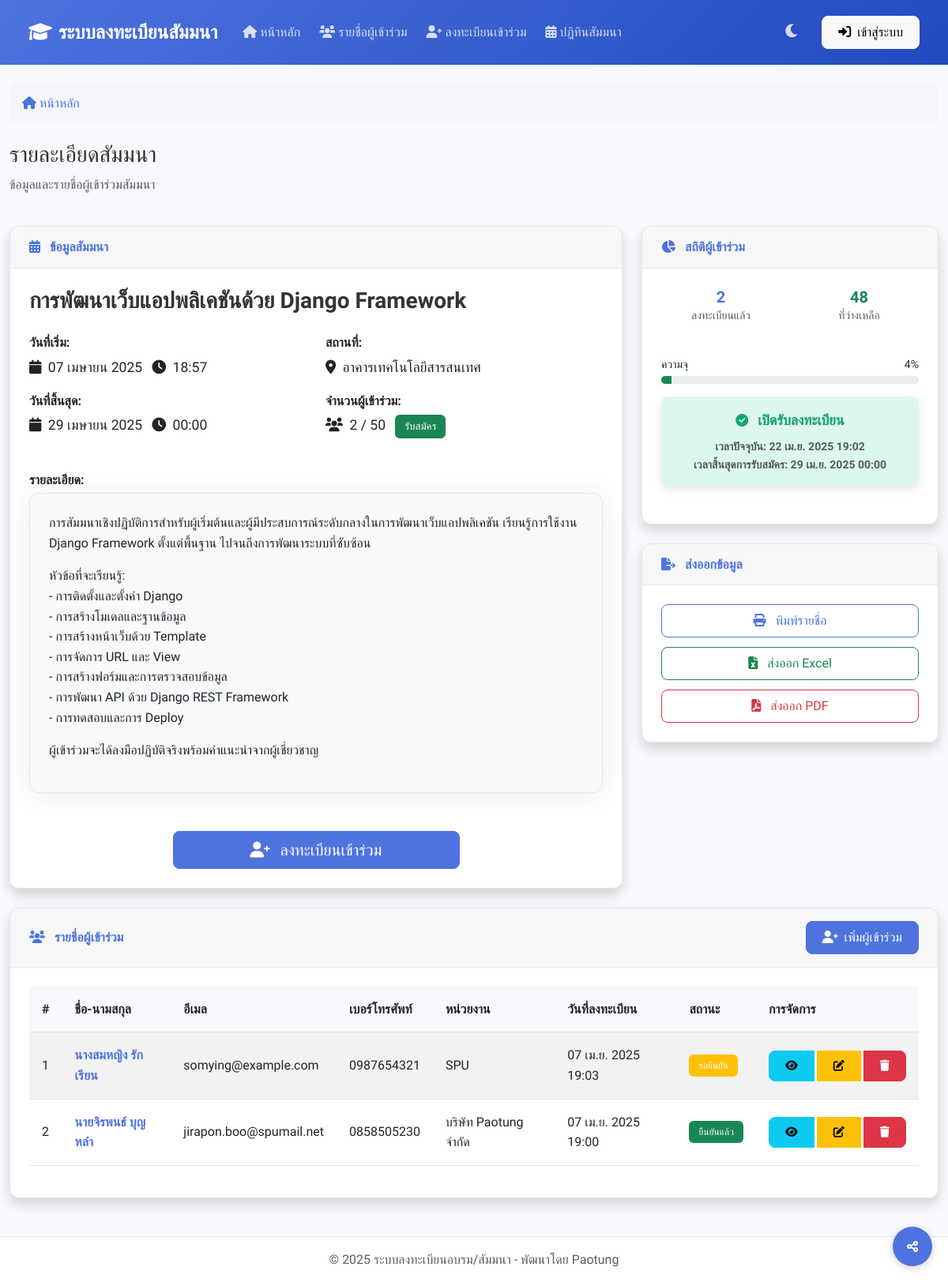
Screenshot of /seminars/1/ with the database file from the repository.
### myapp/models.py (models this page shows, shortened)
class SeminarTopic(models.Model):
    name = models.CharField(max_length=200, unique=True)
    description = models.TextField(blank=True)
    start_date = models.DateTimeField()
    end_date = models.DateTimeField()
    max_participants = models.PositiveIntegerField(default=50)
    location = models.CharField(max_length=255)
    class Meta:
        ordering = ['-start_date']
    def get_participant_count(self):
        return self.participants.count()
    def is_full(self):
        return self.get_participant_count() >= self.max_participants
    def get_available_seats(self):
        return self.max_participants - self.get_participant_count()
    def get_capacity_percentage(self):
        if self.max_participants > 0:
            return (self.get_participant_count() / self.max_participants) * 100
        return 0
    def is_registration_open(self):
        now = timezone.localtime(timezone.now())  # ใช้เวลาท้องถิ่นแทน
        is_in_time_period = now <= self.end_date
        is_seats_available = not self.is_full()
        return is_in_time_period and is_seats_available

class Participant(models.Model):
    TITLE_CHOICES = [
        ('นาย', 'นาย'),
        ('นาง', 'นาง'),
        ('นางสาว', 'นางสาว'),
        ('ดร.', 'ดร.'),
        ('อาจารย์', 'อาจารย์'),
        ('อื่นๆ', 'อื่นๆ'),
    ]
    title = models.CharField(max_length=20, choices=TITLE_CHOICES, default='นาย')
    first_name = models.CharField(max_length=100)
    last_name = models.CharField(max_length=100)
    phone_regex = RegexValidator(
        regex=r'^\d{9,10}$',
        message="เบอร์โทรศัพท์ต้องมี 9-10 หลัก"
    )
    phone = models.CharField(validators=[phone_regex], max_length=10)
    email = models.EmailField(validators=[EmailValidator()])
    organization = models.CharField(max_length=200, blank=True)
    position = models.CharField(max_length=100, blank=True)
    seminar = models.ForeignKey(
        SeminarTopic,
        on_delete=models.CASCADE,
        related_name='participants'
    )
    registered_at = models.DateTimeField(auto_now_add=True)
    updated_at = models.DateTimeField(auto_now=True)
    special_requests = models.TextField(blank=True)
    attendance_confirmed = models.BooleanField(default=False)
    class Meta:
        ordering = ['-registered_at']
        unique_together = ['email', 'seminar']
    def full_name(self):
        return f"{self.title}{self.first_name} {self.last_name}"

### myapp/views.py (the view)
# urls.py: path('seminars/<int:pk>/', views.SeminarDetailView.as_view(), name='seminar_detail'),
class SeminarDetailView(DetailView):
    model = SeminarTopic
    template_name = 'myapp/seminar_detail.html'
    context_object_name = 'seminar'
    def get_context_data(self, **kwargs):
        context = super().get_context_data(**kwargs)
        context['participants'] = self.object.participants.all()
        return context

### myapp/templates/myapp/seminar_detail.html (shortened to what this page needs)
{% extends 'myapp/base.html' %}
{% load static %}
{% block page_title %}รายละเอียดสัมมนา{% endblock %}
{% block page_subtitle %}ข้อมูลและรายชื่อผู้เข้าร่วมสัมมนา{% endblock %}
{% block content %}
<div class="row">
    <div class="col-lg-8">
        <div class="card shadow mb-4">
            <div class="card-header py-3 d-flex justify-content-between align-items-center">
                <h6 class="m-0 font-weight-bold text-primary">
                    <i class="fas fa-calendar-alt me-2"></i> ข้อมูลสัมมนา
                </h6>
            </div>
            <div class="card-body">
                <h3 class="mb-4">{{ seminar.name }}</h3>
                <div class="row mb-4">
                    <div class="col-md-6">
                        <p class="mb-1"><strong>วันที่เริ่ม:</strong></p>
                        <p class="lead mb-3">
                            <i class="fas fa-calendar me-1"></i> {{ seminar.start_date|date:"d F Y" }}
                            <i class="fas fa-clock ms-2 me-1"></i> {{ seminar.start_date|date:"H:i" }}
                        </p>
                        <p class="mb-1"><strong>วันที่สิ้นสุด:</strong></p>
                        <p class="lead mb-3">
                            <i class="fas fa-calendar me-1"></i> {{ seminar.end_date|date:"d F Y" }}
                            <i class="fas fa-clock ms-2 me-1"></i> {{ seminar.end_date|date:"H:i" }}
                        </p>
                    </div>
                    <div class="col-md-6">
                        <p class="mb-1"><strong>สถานที่:</strong></p>
                        <p class="lead mb-3">
                            <i class="fas fa-map-marker-alt me-1"></i> {{ seminar.location }}
                        </p>
                        <p class="mb-1"><strong>จำนวนผู้เข้าร่วม:</strong></p>
                        <p class="lead mb-3">
                            <i class="fas fa-users me-1"></i> {{ seminar.get_participant_count }} / {{ seminar.max_participants }}
                            {% if seminar.is_full %}
                                <span class="badge bg-danger ms-2">เต็ม</span>
                            {% else %}
                                <span class="badge bg-success ms-2">รับสมัคร</span>
                            {% endif %}
                        </p>
                    </div>
                </div>
                {% if seminar.description %}
                <div class="row mb-3">
                    <div class="col-12">
                        <p class="mb-1"><strong>รายละเอียด:</strong></p>
                        <div class="card bg-light">
                            <div class="card-body">
                                {{ seminar.description|linebreaks }}
                            </div>
                        </div>
                    </div>
                </div>
                {% endif %}
                {% if not seminar.is_registration_open %}
                    <div class="permanent-notice alert {% if seminar.is_full %}alert-danger{% else %}alert-warning{% endif %} text-center mt-4">
                        {% if seminar.is_full %}
                            <i class="fas fa-exclamation-circle me-2"></i> <strong>การลงทะเบียนเต็มแล้ว</strong>
                        {% else %}
                            <i class="fas fa-clock me-2"></i> <strong>การลงทะเบียนสิ้นสุดแล้ว</strong>
                        {% endif %}
                        <div class="small text-muted mt-2">
                            เวลาสิ้นสุดการรับสมัคร: {{ seminar.end_date|date:"d M Y H:i" }}
                        </div>
                    </div>
                {% else %}
                    <div class="d-grid gap-2 col-md-6 mx-auto mt-4">
                        <a href="{% url 'participant_create' %}" class="btn btn-primary btn-lg">
                            <i class="fas fa-user-plus me-2"></i> ลงทะเบียนเข้าร่วม
                        </a>
                    </div>
                {% endif %}
            </div>
        </div>
    </div>
    <div class="col-lg-4">
        <div class="card shadow mb-4">
            <div class="card-header py-3">
                <h6 class="m-0 font-weight-bold text-primary">
                    <i class="fas fa-chart-pie me-2"></i> สถิติผู้เข้าร่วม
                </h6>
            </div>
            <div class="card-body">
                <div class="row text-center">
                    <div class="col-6 mb-4">
                        <h5 class="text-primary mb-0">{{ seminar.get_participant_count }}</h5>
                        <p class="small text-muted">ลงทะเบียนแล้ว</p>
                    </div>
                    <div class="col-6 mb-4">
                        <h5 class="text-success mb-0">{{ seminar.get_available_seats }}</h5>
                        <p class="small text-muted">ที่ว่างเหลือ</p>
                    </div>
                </div>
                <div class="mb-3">
                    {% with percent=seminar.get_capacity_percentage %}
                    <div class="d-flex justify-content-between mb-1 small">
                        <span>ความจุ</span>
                        <span>{{ percent|floatformat:0 }}%</span>
                    </div>
                    <div class="progress" style="height: 10px;">
                        <div class="progress-bar {% if percent > 80 %}bg-danger{% elif percent > 50 %}bg-warning{% else %}bg-success{% endif %}" role="progressbar" style="width: {{ percent }}%"></div>
                    </div>
                    {% endwith %}
                </div>
                <div class="permanent-notice alert {% if not seminar.is_registration_open %}alert-danger{% else %}alert-success{% endif %} text-center mt-3">
                    {% if not seminar.is_registration_open %}
                        {% if seminar.is_full %}
                            <i class="fas fa-exclamation-circle me-2"></i> <strong>การลงทะเบียนเต็มแล้ว</strong>
                        {% else %}
                            <i class="fas fa-clock me-2"></i> <strong>การลงทะเบียนสิ้นสุดแล้ว</strong>
                        {% endif %}
                    {% else %}
                        <i class="fas fa-check-circle me-2"></i> <strong>เปิดรับลงทะเบียน</strong>
                    {% endif %}
                    <div class="small text-muted mt-2">
                        เวลาปัจจุบัน: {% now "d M Y H:i" %}<br>
                        เวลาสิ้นสุดการรับสมัคร: {{ seminar.end_date|date:"d M Y H:i" }}
                    </div>
                </div>
            </div>
        </div>
        <div class="card shadow">
            <div class="card-header py-3">
                <h6 class="m-0 font-weight-bold text-primary">
                    <i class="fas fa-file-export me-2"></i> ส่งออกข้อมูล
                </h6>
            </div>
            <div class="card-body">
                {% if participants %}
                <div class="d-grid gap-2">
                    <button class="btn btn-outline-primary" onclick="window.print()">
                        <i class="fas fa-print me-2"></i> พิมพ์รายชื่อ
                    </button>
                    <button class="btn btn-outline-success">
                        <i class="fas fa-file-excel me-2"></i> ส่งออก Excel
                    </button>
                    <button class="btn btn-outline-danger">
                        <i class="fas fa-file-pdf me-2"></i> ส่งออก PDF
                    </button>
                </div>
                {% else %}
                <div class="alert alert-info mb-0">
                    <i class="fas fa-info-circle me-2"></i> ยังไม่มีผู้ลงทะเบียน
                </div>
                {% endif %}
            </div>
        </div>
    </div>
</div>
<div class="card shadow mb-4">
    <div class="card-header py-3 d-flex justify-content-between align-items-center">
        <h6 class="m-0 font-weight-bold text-primary">
            <i class="fas fa-users me-2"></i> รายชื่อผู้เข้าร่วม
        </h6>
        <a href="{% url 'participant_create' %}" class="btn btn-primary">
            <i class="fas fa-user-plus me-1"></i> เพิ่มผู้เข้าร่วม
        </a>
    </div>
    <div class="card-body">
        {% if participants %}
            <div class="table-responsive">
                <table class="table table-striped table-hover">
                    <thead>
                        <tr>
                            <th scope="col">#</th>
                            <th scope="col">ชื่อ-นามสกุล</th>
                            <th scope="col">อีเมล</th>
                            <th scope="col">เบอร์โทรศัพท์</th>
                            <th scope="col">หน่วยงาน</th>
                            <th scope="col">วันที่ลงทะเบียน</th>
                            <th scope="col">สถานะ</th>
                            <th scope="col">การจัดการ</th>
                        </tr>
                    </thead>
                    <tbody>
                        {% for participant in participants %}
                            <tr>
                                <td>{{ forloop.counter }}</td>
                                <td>
                                    <a href="{% url 'participant_detail' participant.id %}" class="fw-bold text-decoration-none">
                                        {{ participant.full_name }}
                                    </a>
                                </td>
                                <td>{{ participant.email }}</td>
                                <td>{{ participant.phone }}</td>
                                <td>{{ participant.organization|default:"-" }}</td>
                                <td>{{ participant.registered_at|date:"d M Y H:i" }}</td>
                                <td>
                                    {% if participant.attendance_confirmed %}
                                        <span class="badge bg-success">ยืนยันแล้ว</span>
                                    {% else %}
                                        <span class="badge bg-warning">รอยืนยัน</span>
                                    {% endif %}
                                </td>
                                <td>
                                    <div class="btn-group">
                                        <a href="{% url 'participant_detail' participant.id %}" class="btn btn-sm btn-info">
                                            <i class="fas fa-eye"></i>
                                        </a>
                                        <a href="{% url 'participant_update' participant.id %}" class="btn btn-sm btn-warning">
                                            <i class="fas fa-edit"></i>
                                        </a>
                                        <a href="{% url 'participant_delete' participant.id %}" class="btn btn-sm btn-danger">
                                            <i class="fas fa-trash"></i>
                                        </a>
                                    </div>
                                </td>
                            </tr>
                        {% endfor %}
                    </tbody>
                </table>
            </div>
        {% endif %}
    </div>
</div>
{% endblock %}

### rows the page displays
SeminarTopic: name "การพัฒนาเว็บแอปพลิเคชันด้วย Django Framework", start_date "07 เมษายน 2025", start_date "18:57", end_date "29 เมษายน 2025", end_date "00:00", location "อาคารเทคโนโลยีสารสนเทศ", get_participant_count "2", max_participants "50", description "การสัมมนาเชิงปฏิบัติการสำหรับผู้เริ่มต้นและผู้มีประสบการณ์ระดับกลางในการพัฒนาเว็บแอปพลิเคชัน เรียนรู้การใช้งาน Django Framework ตั้งแต่พื้นฐาน ไปจนถึงการพัฒนาระบบที่ซับซ้อน หัวข้อที่จะเรียนรู้: - การติดตั้งและตั้งค่า Django - การสร้างโมเดลและฐานข้อมูล - การสร้างหน้าเว็บด้วย Template - การจัดการ URL และ View - การสร้างฟอร์มและการตรวจสอบข้อมูล - การพัฒนา API ด้วย Django REST Framework - การทดสอบและการ Deploy ผู้เข้าร่วมจะได้ลงมือปฏิบัติจริงพร้อมคำแนะนำจากผู้เชี่ยวชาญ", get_available_seats "48", end_date "29 เม.ย. 2025 00:00"
Participant: full_name "นางสมหญิง รักเรียน", email "somying@example.com", phone "0987654321", organization "SPU", registered_at "07 เม.ย. 2025 19:03", attendance_confirmed "รอยืนยัน"
Participant: full_name "นายจิรพนธ์ บุญหลำ", email "jirapon.boo@spumail.net", phone "0858505230", organization "บริษัท Paotung จำกัด", registered_at "07 เม.ย. 2025 19:00", attendance_confirmed "ยืนยันแล้ว"

### other values shown
{{ percent|floatformat:0 }} "4"
